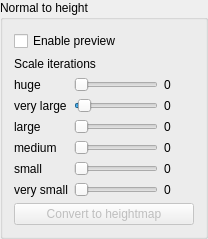
    <widget class="QGroupBox" name="groupBoxNH">
     <property name="title">
      <string>Normal to height</string>
     </property>
     <layout class="QVBoxLayout" name="verticalLayout_5">
      <item>
       <widget class="QCheckBox" name="checkBoxEnableNormalToHeight">
        <property name="toolTip">
         <string>&lt;html&gt;&lt;head/&gt;&lt;body&gt;&lt;p&gt;Enable preview mode. Click &lt;span style=&quot; font-weight:600;&quot;&gt;Convert to heightmap&lt;/span&gt; in order to copy current image to height texture. If you finished here disable the preview mode.&lt;/p&gt;&lt;p&gt;Play with the parameters in order to get desired result. &lt;br/&gt;&lt;/p&gt;&lt;p&gt;&lt;br/&gt;&lt;/p&gt;&lt;/body&gt;&lt;/html&gt;</string>
        </property>
        <property name="statusTip">
         <string/>
        </property>
        <property name="whatsThis">
         <string/>
        </property>
        <property name="text">
         <string>Enable preview</string>
        </property>
       </widget>
      </item>
      <item>
       <widget class="QLabel" name="label_43">
        <property name="text">
         <string>Scale iterations</string>
        </property>
       </widget>
      </item>
      <item>
       <layout class="QGridLayout" name="gridLayout_6">
        <item row="2" column="1">
         <widget class="QSlider" name="horizontalSliderNormalToHeightItersLarge">
          <property name="sizePolicy">
           <sizepolicy hsizetype="Expanding" vsizetype="Preferred">
            <horstretch>0</horstretch>
            <verstretch>0</verstretch>
           </sizepolicy>
          </property>
          <property name="toolTip">
           <string>Number of iterations done on large grid.</string>
          </property>
          <property name="orientation">
           <enum>Qt::Horizontal</enum>
          </property>
         </widget>
        </item>
        <item row="5" column="1">
         <widget class="QSlider" name="horizontalSliderNormalToHeightItersVerySmall">
          <property name="sizePolicy">
           <sizepolicy hsizetype="Expanding" vsizetype="Preferred">
            <horstretch>0</horstretch>
            <verstretch>0</verstretch>
           </sizepolicy>
          </property>
          <property name="toolTip">
           <string>Number of iterations done on very small grid (nearest neighbours).</string>
          </property>
          <property name="orientation">
           <enum>Qt::Horizontal</enum>
          </property>
         </widget>
        </item>
        <item row="5" column="2">
         <widget class="QLabel" name="label_46">
          <property name="text">
           <string>0</string>
          </property>
         </widget>
        </item>
        <item row="2" column="0">
         <widget class="QLabel" name="label_21">
          <property name="text">
           <string>large</string>
          </property>
         </widget>
        </item>
        <item row="4" column="1">
         <widget class="QSlider" name="horizontalSliderNormalToHeightItersSmall">
          <property name="sizePolicy">
           <sizepolicy hsizetype="Expanding" vsizetype="Preferred">
            <horstretch>0</horstretch>
            <verstretch>0</verstretch>
           </sizepolicy>
          </property>
          <property name="toolTip">
           <string>Number of iterations done on  small grid (second nearest neighbours).</string>
          </property>
          <property name="orientation">
           <enum>Qt::Horizontal</enum>
          </property>
         </widget>
        </item>
        <item row="3" column="2">
         <widget class="QLabel" name="label_44">
          <property name="text">
           <string>0</string>
          </property>
         </widget>
        </item>
        <item row="4" column="0">
         <widget class="QLabel" name="label_41">
          <property name="text">
           <string>small</string>
          </property>
         </widget>
        </item>
        <item row="1" column="0">
         <widget class="QLabel" name="label_18">
          <property name="text">
           <string>very large</string>
          </property>
         </widget>
        </item>
        <item row="1" column="1">
         <widget class="QSlider" name="horizontalSliderNormalToHeightItersVeryLarge">
          <property name="sizePolicy">
           <sizepolicy hsizetype="Expanding" vsizetype="Preferred">
            <horstretch>0</horstretch>
            <verstretch>0</verstretch>
           </sizepolicy>
          </property>
          <property name="toolTip">
           <string>Number of iterations done on very large grid.</string>
          </property>
          <property name="maximum">
           <number>100</number>
          </property>
          <property name="value">
           <number>4</number>
          </property>
          <property name="orientation">
           <enum>Qt::Horizontal</enum>
          </property>
         </widget>
        </item>
        <item row="1" column="2">
         <widget class="QLabel" name="label_19">
          <property name="minimumSize">
           <size>
            <width>25</width>
            <height>0</height>
           </size>
          </property>
          <property name="text">
           <string>0</string>
          </property>
         </widget>
        </item>
        <item row="3" column="1">
         <widget class="QSlider" name="horizontalSliderNormalToHeightItersMedium">
          <property name="sizePolicy">
           <sizepolicy hsizetype="Expanding" vsizetype="Preferred">
            <horstretch>0</horstretch>
            <verstretch>0</verstretch>
           </sizepolicy>
          </property>
          <property name="toolTip">
           <string>Number of iterations done on medium grid.</string>
          </property>
          <property name="orientation">
           <enum>Qt::Horizontal</enum>
          </property>
         </widget>
        </item>
        <item row="3" column="0">
         <widget class="QLabel" name="label_40">
          <property name="text">
           <string>medium</string>
          </property>
         </widget>
        </item>
        <item row="2" column="2">
         <widget class="QLabel" name="label_39">
          <property name="text">
           <string>0</string>
          </property>
         </widget>
        </item>
        <item row="4" column="2">
         <widget class="QLabel" name="label_45">
          <property name="text">
           <string>0</string>
          </property>
         </widget>
        </item>
        <item row="5" column="0">
         <widget class="QLabel" name="label_42">
          <property name="text">
           <string>very small</string>
          </property>
         </widget>
        </item>
        <item row="0" column="0">
         <widget class="QLabel" name="label_47">
          <property name="text">
           <string>huge</string>
          </property>
         </widget>
        </item>
        <item row="0" column="1">
         <widget class="QSlider" name="horizontalSliderNormalToHeightItersHuge">
          <property name="sizePolicy">
           <sizepolicy hsizetype="Expanding" vsizetype="Preferred">
            <horstretch>0</horstretch>
            <verstretch>0</verstretch>
           </sizepolicy>
          </property>
          <property name="toolTip">
           <string>&lt;html&gt;&lt;head/&gt;&lt;body&gt;&lt;p&gt;Number of iterations done on huge grid.&lt;/p&gt;&lt;/body&gt;&lt;/html&gt;</string>
          </property>
          <property name="orientation">
           <enum>Qt::Horizontal</enum>
          </property>
         </widget>
        </item>
        <item row="0" column="2">
         <widget class="QLabel" name="label_48">
          <property name="minimumSize">
           <size>
            <width>30</width>
            <height>0</height>
           </size>
          </property>
          <property name="text">
           <string>0</string>
          </property>
         </widget>
        </item>
       </layout>
      </item>
      <item>
       <widget class="QPushButton" name="pushButtonConvertToHeight">
        <property name="enabled">
         <bool>false</bool>
        </property>
        <property name="toolTip">
         <string>&lt;html&gt;&lt;head/&gt;&lt;body&gt;&lt;p&gt;Click this to copy the visible 2D image to the height texture. &lt;/p&gt;&lt;/body&gt;&lt;/html&gt;</string>
        </property>
        <property name="text">
         <string>Convert to heightmap</string>
        </property>
       </widget>
      </item>
     </layout>
    </widget>
